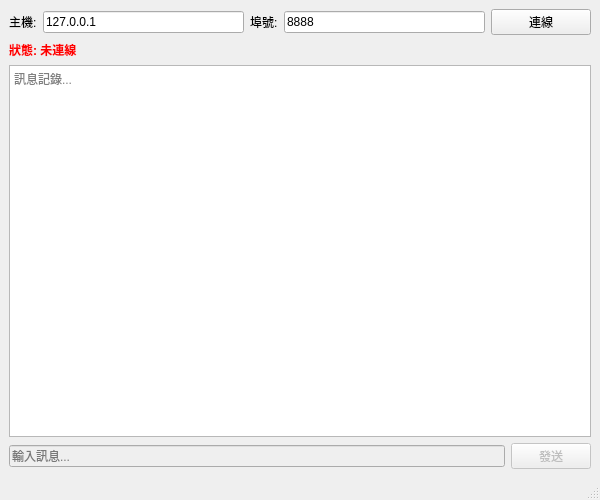
<?xml version="1.0" encoding="UTF-8"?>
<ui version="4.0">
 <class>ClientWindow</class>
 <widget class="QMainWindow" name="ClientWindow">
  <property name="geometry">
   <rect>
    <x>0</x>
    <y>0</y>
    <width>600</width>
    <height>500</height>
   </rect>
  </property>
  <property name="windowTitle">
   <string>TCP Client</string>
  </property>
  <widget class="QWidget" name="centralwidget">
   <layout class="QVBoxLayout" name="verticalLayout">
    <item>
     <layout class="QHBoxLayout" name="horizontalLayout">
      <item>
       <widget class="QLabel" name="labelHost">
        <property name="text">
         <string>主機:</string>
        </property>
       </widget>
      </item>
      <item>
       <widget class="QLineEdit" name="lineEditHost">
        <property name="text">
         <string>127.0.0.1</string>
        </property>
       </widget>
      </item>
      <item>
       <widget class="QLabel" name="labelPort">
        <property name="text">
         <string>埠號:</string>
        </property>
       </widget>
      </item>
      <item>
       <widget class="QLineEdit" name="lineEditPort">
        <property name="text">
         <string>8888</string>
        </property>
        <property name="maxLength">
         <number>5</number>
        </property>
       </widget>
      </item>
      <item>
       <widget class="QPushButton" name="btnConnect">
        <property name="text">
         <string>連線</string>
        </property>
        <property name="minimumSize">
         <size>
          <width>100</width>
          <height>0</height>
         </size>
        </property>
       </widget>
      </item>
     </layout>
    </item>
    <item>
     <widget class="QLabel" name="labelStatus">
      <property name="text">
       <string>狀態: 未連線</string>
      </property>
      <property name="styleSheet">
       <string notr="true">font-weight: bold; color: red;</string>
      </property>
     </widget>
    </item>
    <item>
     <widget class="QTextEdit" name="textEditMessages">
      <property name="readOnly">
       <bool>true</bool>
      </property>
      <property name="placeholderText">
       <string>訊息記錄...</string>
      </property>
     </widget>
    </item>
    <item>
     <layout class="QHBoxLayout" name="horizontalLayout_2">
      <item>
       <widget class="QLineEdit" name="lineEditMessage">
        <property name="placeholderText">
         <string>輸入訊息...</string>
        </property>
        <property name="enabled">
         <bool>false</bool>
        </property>
       </widget>
      </item>
      <item>
       <widget class="QPushButton" name="btnSend">
        <property name="text">
         <string>發送</string>
        </property>
        <property name="minimumSize">
         <size>
          <width>80</width>
          <height>0</height>
         </size>
        </property>
        <property name="enabled">
         <bool>false</bool>
        </property>
       </widget>
      </item>
     </layout>
    </item>
   </layout>
  </widget>
  <widget class="QMenuBar" name="menubar">
   <property name="geometry">
    <rect>
     <x>0</x>
     <y>0</y>
     <width>600</width>
     <height>21</height>
    </rect>
   </property>
  </widget>
  <widget class="QStatusBar" name="statusbar"/>
 </widget>
 <resources/>
 <connections/>
</ui>
